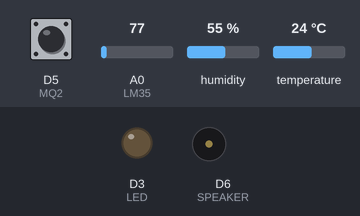
A sketch run on a simulated ESP8266 (NodeMCU). Shown: output pins drawn as LEDs (lit = HIGH), buzzer (waves = sounding, pin HIGH). The test bench sets the inputs (shaded band); at power-on: D5 (MQ2) HIGH, A0 (LM35) = 77, humidity 55 %, temperature 24 °C. WiFi joins after 1.5 s; servers stay silent unless stated; what the sketch prints to the serial monitor is not drawn.

Above: at 0.1 s.
At 1.6 s:
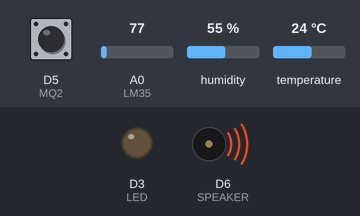
Timing chart, 0 to 3.1 s (numbered marks = the images above):
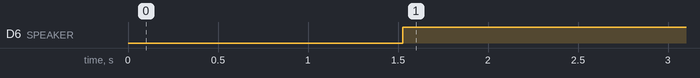

Measured:
- by itself, D6 (SPEAKER): LOW → HIGH at 1.5 s

The sketch:

thinkspeak1.ino
```cpp
#include "DHT.h"
#include <ESP8266WiFi.h>
#include <PubSubClient.h>

#define DHTPIN D1
#define DHTTYPE DHT11
#define LM35 A0
#define MQ2 D5
#define SPEAKER D6
#define LED D3

/*lamnguyenk52a31@gmail.com
Bkav@2019
*/

DHT dht(DHTPIN,DHTTYPE);

String apiKey = "UTEVDG8PBX5I6M6F";

const char* ssid = "AndroidAP";
const char* password = "110119961";

const char* server = "api.thingspeak.com";

WiFiClient client;

void setup() {
  Serial.begin(115200);

  dht.begin();
  pinMode(LM35,INPUT);
  pinMode(MQ2,INPUT);
  pinMode(SPEAKER,OUTPUT);
  pinMode(LED,OUTPUT);

  WiFi.begin(ssid, password);
  Serial.print("Connecting to ");
  Serial.println(ssid);

  while (WiFi.status() != WL_CONNECTED) {
    delay(500);
    Serial.print(".");
  }
  Serial.println("");
  Serial.println("WiFi connected"); //Báo kết nối thành công
}

void loop() {
  float DHT_hum = dht.readHumidity();
  float DHT_tem = dht.readTemperature();
  float f = dht.readTemperature(true);

  if(isnan(DHT_hum) || isnan(DHT_tem) || isnan(f)){
     Serial.println("Failed to read from DHT sensor!");
     delay(1000);
     return;
  }
  float LM35_tem = (analogRead(LM35)*333.0/1024.0);
  Serial.print("LM35: ");
  Serial.println(LM35_tem);

  float MQ2_value = digitalRead(MQ2);
  Serial.print("MQ2: ");
  Serial.println(MQ2_value);
  Serial.print("\tDo am: ");
  Serial.print(DHT_hum);
  Serial.print(" %\t");
  Serial.print("Nhiet do: ");
  Serial.print(DHT_tem);
  Serial.println(" *C ");

  if( MQ2_value == 0 )
  {
    digitalWrite(SPEAKER,LOW);
    delay(1000);
  }
  else
  {
    digitalWrite(SPEAKER,HIGH);
    delay(1000);
  }

  if (client.connect(server, 80)) {

    String postStr = apiKey;
    postStr += "&field1=";
    postStr += String(DHT_tem);
    postStr += "&field2=";
    postStr += String(DHT_hum);

    //Lam edit
    postStr += "&field3=";
    postStr += String(LM35_tem);
    postStr += "&field4=";
    postStr += String(MQ2_value);
    postStr += "\r\n\r\n";

    client.print("POST /update HTTP/1.1\n");
    client.print("Host: api.thingspeak.com\n");
    client.print("Connection: close\n");
    client.print("X-THINGSPEAKAPIKEY: " + apiKey + "\n");
    client.print("Content-Type: application/x-www-form-urlencoded\n");
    client.print("Content-Length: ");
    client.print(postStr.length());
    client.print("\n\n");
    client.print(postStr);

    Serial.print("Temperature: ");
    Serial.print(DHT_tem);
    Serial.print(" oC Humidity: ");
    Serial.print(DHT_hum);
    Serial.print(" % LM35: ");
    Serial.print(LM35_tem);
    Serial.print(" oC MQ2: ");
    Serial.print(MQ2_value);
    Serial.println("% send to Thingspeak");
  }
  client.stop();

  Serial.println("Waiting…");
  // Đợi 10s rồi gửi tiếp dữ liệu
  delay(5000);
}
```
